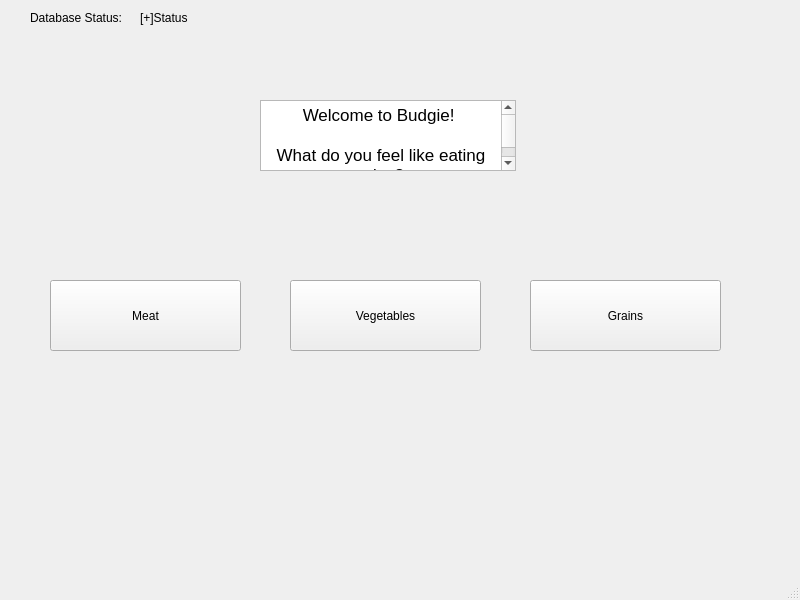
<?xml version="1.0" encoding="UTF-8"?>
<ui version="4.0">
 <class>home</class>
 <widget class="QMainWindow" name="home">
  <property name="geometry">
   <rect>
    <x>0</x>
    <y>0</y>
    <width>800</width>
    <height>600</height>
   </rect>
  </property>
  <property name="windowTitle">
   <string>home</string>
  </property>
  <widget class="QWidget" name="centralwidget">
   <widget class="QTextBrowser" name="welcome">
    <property name="geometry">
     <rect>
      <x>260</x>
      <y>100</y>
      <width>256</width>
      <height>71</height>
     </rect>
    </property>
    <property name="html">
     <string>&lt;!DOCTYPE HTML PUBLIC &quot;-//W3C//DTD HTML 4.0//EN&quot; &quot;http://www.w3.org/TR/REC-html40/strict.dtd&quot;&gt;
&lt;html&gt;&lt;head&gt;&lt;meta name=&quot;qrichtext&quot; content=&quot;1&quot; /&gt;&lt;meta charset=&quot;utf-8&quot; /&gt;&lt;style type=&quot;text/css&quot;&gt;
p, li { white-space: pre-wrap; }
hr { height: 1px; border-width: 0; }
li.unchecked::marker { content: &quot;\2610&quot;; }
li.checked::marker { content: &quot;\2612&quot;; }
&lt;/style&gt;&lt;/head&gt;&lt;body style=&quot; font-family:'.AppleSystemUIFont'; font-size:13pt; font-weight:400; font-style:normal;&quot;&gt;
&lt;p align=&quot;center&quot; style=&quot; margin-top:0px; margin-bottom:0px; margin-left:0px; margin-right:0px; -qt-block-indent:0; text-indent:0px;&quot;&gt;Welcome to Budgie! &lt;/p&gt;
&lt;p align=&quot;center&quot; style=&quot;-qt-paragraph-type:empty; margin-top:0px; margin-bottom:0px; margin-left:0px; margin-right:0px; -qt-block-indent:0; text-indent:0px;&quot;&gt;&lt;br /&gt;&lt;/p&gt;
&lt;p align=&quot;center&quot; style=&quot; margin-top:0px; margin-bottom:0px; margin-left:0px; margin-right:0px; -qt-block-indent:0; text-indent:0px;&quot;&gt;What do you feel like eating today? &lt;/p&gt;&lt;/body&gt;&lt;/html&gt;</string>
    </property>
   </widget>
   <widget class="QPushButton" name="meatButton">
    <property name="geometry">
     <rect>
      <x>50</x>
      <y>280</y>
      <width>191</width>
      <height>71</height>
     </rect>
    </property>
    <property name="text">
     <string>Meat</string>
    </property>
   </widget>
   <widget class="QPushButton" name="vegButton">
    <property name="geometry">
     <rect>
      <x>290</x>
      <y>280</y>
      <width>191</width>
      <height>71</height>
     </rect>
    </property>
    <property name="text">
     <string>Vegetables</string>
    </property>
   </widget>
   <widget class="QPushButton" name="grainButton">
    <property name="geometry">
     <rect>
      <x>530</x>
      <y>280</y>
      <width>191</width>
      <height>71</height>
     </rect>
    </property>
    <property name="text">
     <string>Grains</string>
    </property>
   </widget>
   <widget class="QLabel" name="dblabel">
    <property name="geometry">
     <rect>
      <x>30</x>
      <y>10</y>
      <width>111</width>
      <height>16</height>
     </rect>
    </property>
    <property name="text">
     <string>Database Status: </string>
    </property>
   </widget>
   <widget class="QLabel" name="dbstatus">
    <property name="geometry">
     <rect>
      <x>140</x>
      <y>10</y>
      <width>151</width>
      <height>16</height>
     </rect>
    </property>
    <property name="text">
     <string>[+]Status</string>
    </property>
   </widget>
   <zorder>meatButton</zorder>
   <zorder>welcome</zorder>
   <zorder>vegButton</zorder>
   <zorder>grainButton</zorder>
   <zorder>dblabel</zorder>
   <zorder>dbstatus</zorder>
  </widget>
  <widget class="QStatusBar" name="statusbar"/>
 </widget>
 <resources/>
 <connections/>
</ui>
